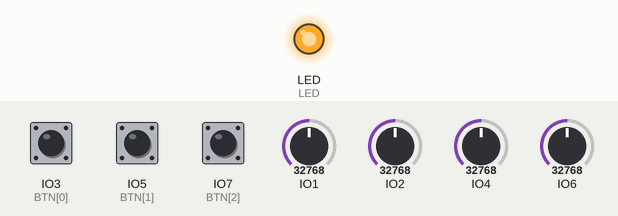
Simulated run of this program. Board: ESP32 board running CircuitPython. Shown: output pins drawn as LEDs (lit = HIGH). The test bench sets the inputs (shaded band); at power-on: IO1 = 32768, IO2 = 32768, IO3 (BTN[0]) LOW, IO4 = 32768, IO5 (BTN[1]) LOW, IO6 = 32768, IO7 (BTN[2]) LOW (analog values on the 0–65535 scale). USB keyboard and mouse output is not drawn; what the program prints to the serial console is not drawn.

Above: at 0.1 s.
Timing chart, 0 to 1.6 s (numbered marks = the images above):
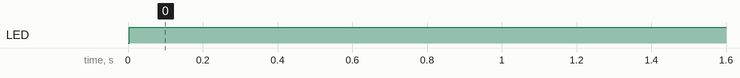

Measured:
- by itself, LED: LOW → HIGH at 0.00 s

The program:

code.py
```python
import time
import math

import board
import usb_hid
import digitalio

from analogio import AnalogIn
from adafruit_hid.consumer_control import ConsumerControl
from adafruit_hid.consumer_control_code import ConsumerControlCode

import supervisor

def initButtons():
    GPIO = [board.IO3, board.IO5, board.IO7]
    BIND = [ConsumerControlCode.SCAN_PREVIOUS_TRACK,
            ConsumerControlCode.PLAY_PAUSE,
            ConsumerControlCode.SCAN_NEXT_TRACK]

    temp = []
    for num in range(len(GPIO)):
        BTN = digitalio.DigitalInOut(GPIO[num])
        BTN.direction = digitalio.Direction.INPUT
        BTN.pull = digitalio.Pull.DOWN

        temp.append([BTN, BIND[num]])
    return temp

def initPots():
    GPIO = [board.IO1, board.IO2, board.IO4, board.IO6]
    lines = ["Line_one", "Line_two", "Line_three", "Line_four"]

    temp = []
    for x in range(len(GPIO)):
        POT = AnalogIn(GPIO[x])
        temp.append([POT, None, lines[x]])

    return temp

def initConnect(POTS):
    for POT in POTS:
        value = round(((POT[0].value) / 52070) * 100)
        print(f"{POT[2]}: {value}")


LED = digitalio.DigitalInOut(board.LED)
LED.direction = digitalio.Direction.OUTPUT

CC = ConsumerControl(usb_hid.devices)
BTNS = initButtons()
POTS = initPots()

Connected = False

while True:
    Connection = supervisor.runtime.serial_connected
    LED.value = Connected

    if Connection:
        if not Connected:
            initConnect(POTS)
            Connected = True

        for POT in POTS:
            value = round(((POT[0].value) / 52070) * 100)
            if value != POT[1]:
                POT[1] = value
                print(f"{POT[2]}: {value}")

        for Button in BTNS:
            if Button[0].value:
                CC.send(Button[1])
                time.sleep(0.4)
    else:
        if Connected: Connected = False
        time.sleep(2)
```
